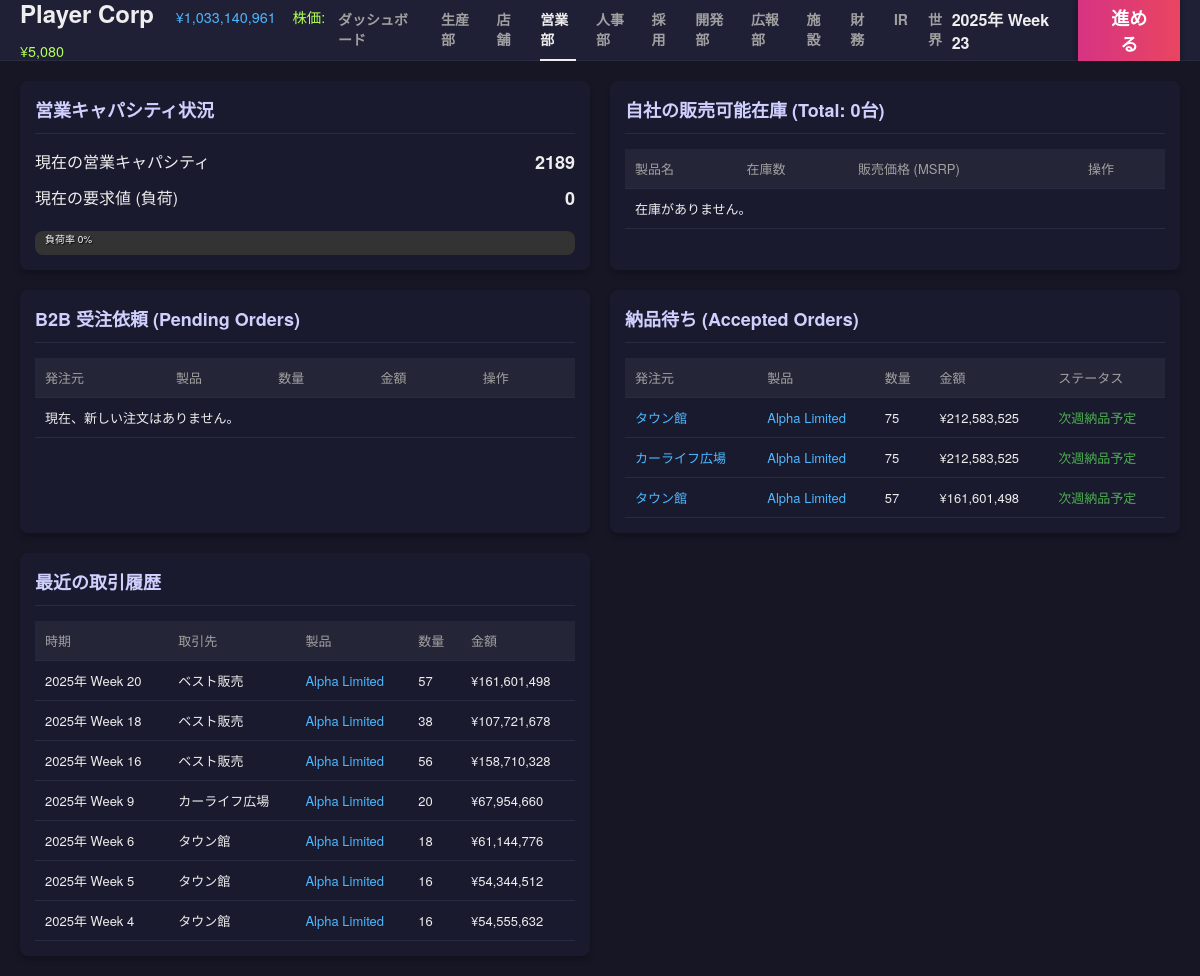
Before: /sales with the older database file.
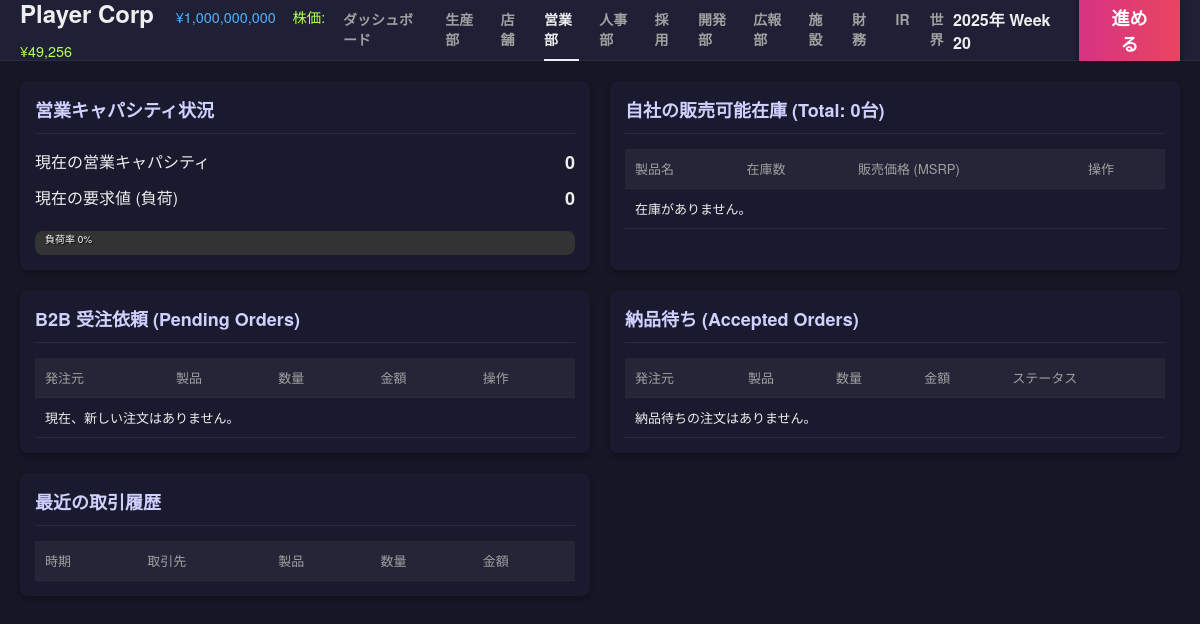
After: the same page with the newer database file.
### tables this page shows
CREATE TABLE companies (
            id INTEGER PRIMARY KEY AUTOINCREMENT,
            name TEXT,
            type TEXT, -- 'player', 'npc_maker', 'npc_retail', 'system_supplier'
            funds INTEGER,
            brand_power REAL DEFAULT 0,
            industry TEXT DEFAULT 'automotive',
            credit_rating INTEGER DEFAULT 50,
            dev_knowhow REAL DEFAULT 0,
            borrowing_limit INTEGER DEFAULT 0,
            is_active BOOLEAN DEFAULT 1,
            -- Supplier Traits
            trait_material_score REAL DEFAULT 3.0,
            trait_cost_multiplier REAL DEFAULT 1.0,
            part_category TEXT, -- 'engine', 'body', etc. for system_supplier
            
            -- Stock info
            listing_status TEXT DEFAULT 'private', -- 'private', 'public'
            stock_price INTEGER DEFAULT 50000,
            outstanding_shares INTEGER DEFAULT 20000,
            market_cap INTEGER DEFAULT 1000000000
        );

CREATE TABLE b2b_orders (
            id INTEGER PRIMARY KEY AUTOINCREMENT,
            week INTEGER,
            buyer_id INTEGER,
            seller_id INTEGER,
            design_id INTEGER,
            quantity INTEGER,
            amount INTEGER,
            status TEXT, -- 'pending', 'accepted', 'rejected', 'completed'
            FOREIGN KEY(buyer_id) REFERENCES companies(id),
            FOREIGN KEY(seller_id) REFERENCES companies(id),
            FOREIGN KEY(design_id) REFERENCES product_designs(id)
        );

CREATE TABLE product_designs (
            id INTEGER PRIMARY KEY AUTOINCREMENT,
            company_id INTEGER,
            name TEXT,
            material_score REAL,
            concept_score REAL,
            production_efficiency REAL,
            base_price INTEGER,
            sales_price INTEGER,
            status TEXT, -- 'developing', 'completed', 'obsolete'
            strategy TEXT, -- 開発方針
            developed_week INTEGER,
            parts_config TEXT, -- JSON: {part_key: {supplier_id, score, cost}}
            awareness REAL DEFAULT 0,
            FOREIGN KEY(company_id) REFERENCES companies(id)
        );

CREATE TABLE transactions (
            id INTEGER PRIMARY KEY AUTOINCREMENT,
            week INTEGER,
            type TEXT, -- 'b2b', 'b2c'
            buyer_id INTEGER,
            seller_id INTEGER,
            design_id INTEGER,
            quantity INTEGER,
            amount INTEGER
        );

### app.py (the view)
@app.route('/sales')
def sales():
    player = get_player_company()
    pending_orders = db.fetch_all("""
        SELECT o.*, c.name as buyer_name, d.name as product_name
        FROM b2b_orders o
        JOIN companies c ON o.buyer_id = c.id
        JOIN product_designs d ON o.design_id = d.id
        WHERE o.seller_id = ? AND o.status = 'pending'
    """, (player['id'],))
    accepted_orders = db.fetch_all("""
        SELECT o.*, c.name as buyer_name, d.name as product_name
        FROM b2b_orders o
        JOIN companies c ON o.buyer_id = c.id
        JOIN product_designs d ON o.design_id = d.id
        WHERE o.seller_id = ? AND o.status = 'accepted'
    """, (player['id'],))
    history = db.fetch_all("""
        SELECT t.*, c.name as partner_name, d.name as product_name
        FROM transactions t
        LEFT JOIN companies c ON (t.buyer_id = c.id AND t.seller_id = ?) OR (t.seller_id = c.id AND t.buyer_id = ?)
        LEFT JOIN product_designs d ON t.design_id = d.id
        WHERE (t.seller_id = ? OR t.buyer_id = ?) AND t.type = 'b2b'
        ORDER BY t.id DESC LIMIT 20
    """, (player['id'], player['id'], player['id'], player['id']))
    market_stocks = db.fetch_all("""
        SELECT i.quantity, i.design_id, d.name as product_name, d.sales_price, d.concept_score,
               i.company_id as seller_id, c.name as seller_name, c.brand_power
        FROM inventory i
        JOIN product_designs d ON i.design_id = d.id
        JOIN companies c ON i.company_id = c.id
        WHERE c.type IN ('npc_maker', 'player') AND c.id != ? AND c.is_active = 1 AND i.quantity > 0
    """, (player['id'],))
    my_inventory = db.fetch_all("""
        SELECT i.quantity, d.name as product_name, d.sales_price, i.design_id
        FROM inventory i JOIN product_designs d ON i.design_id = d.id
        WHERE i.company_id = ? AND i.quantity > 0
    """, (player['id'],))
    total_inventory = sum(i['quantity'] for i in my_inventory)
    return render_template('sales.html', pending_orders=pending_orders, accepted_orders=accepted_orders, history=history, market_stocks=market_stocks, my_inventory=my_inventory, total_inventory=total_inventory)

### app.py (called while the page is built)
def get_player_company():
    res = db.fetch_one("SELECT * FROM companies WHERE type = 'player' LIMIT 1")
    return res

@app.context_processor
def inject_common_data():
    player = get_player_company()
    game_state = db.fetch_one("SELECT * FROM game_state")
    current_week = game_state['week'] if game_state else 0
    year = 2025 + (current_week - 1) // 52
    week_of_year = (current_week - 1) % 52 + 1
    date_str = f"{year}年 Week {week_of_year}"
    header_caps = None
    if player:
        header_caps = sim.calculate_capabilities(player['id'])
    return dict(
        player=player,
        current_week=current_week,
        date_str=date_str,
        active_page=request.endpoint,
        header_caps=header_caps,
        npc_scale=gb.NPC_SCALE_FACTOR
    )

@app.template_filter('format_week')
def format_week_filter(week):
    if week is None: return "-"
    try:
        week = int(week)
    except:
        return week
    year = 2025 + (week - 1) // 52
    week_of_year = (week - 1) % 52 + 1
    return f"{year}年 Week {week_of_year}"

### database.py (called while the page is built)
    def fetch_one(self, query, params=()):
        return self._execute(query, params, fetch_mode='one')

### templates/sales.html (shortened to what the changed rows need)
{% extends "base.html" %}
{% block content %}
<div class="dashboard-grid">
    <div class="card card-large">
        <div class="card-header">
            <h2>営業キャパシティ状況</h2>
        </div>
        <div class="card-body">
            <div class="stat-row">
                <span class="label">現在の営業キャパシティ</span>
                <span class="value">{{ header_caps.sales_capacity|int }}</span>
            </div>
                {% set usage_percent = (header_caps.requirements.sales / header_caps.sales_capacity * 100)|int if header_caps.sales_capacity > 0 else 0 %}
        </div>
    </div>
    <div class="card card-large">
        <div class="card-header">
            <h2>自社の販売可能在庫 (Total: {{ "{:,}".format(total_inventory) }}台)</h2>
        </div>
        <div class="card-body">
            <table class="data-table">
                <thead>
                    <tr>
                        <th>製品名</th>
                        <th>在庫数</th>
                        <th>販売価格 (MSRP)</th>
                        <th>操作</th>
                    </tr>
                </thead>
            </table>
        </div>
    </div>
    <div class="card card-large">
        <div class="card-header">
            <h2>B2B 受注依頼 (Pending Orders)</h2>
        </div>
        <div class="card-body">
            <table class="data-table">
                <thead>
                    <tr>
                        <th>発注元</th>
                        <th>製品</th>
                        <th>数量</th>
                        <th>金額</th>
                        <th>操作</th>
                    </tr>
                </thead>
            </table>
        </div>
    </div>
    <div class="card card-large">
        <div class="card-header">
            <h2>納品待ち (Accepted Orders)</h2>
        </div>
        <div class="card-body">
            <table class="data-table">
                <thead>
                    <tr>
                        <th>発注元</th>
                        <th>製品</th>
                        <th>数量</th>
                        <th>金額</th>
                        <th>ステータス</th>
                    </tr>
                </thead>
                <tbody>
                    {% for order in accepted_orders %}
                    <tr>
                        <td><a href="{{ url_for('company_detail', company_id=order.buyer_id) }}" style="color: #4db8ff;">{{ order.buyer_name }}</a></td>
                        <td><a href="{{ url_for('product_detail', design_id=order.design_id) }}" style="color: #4db8ff;">{{ order.product_name }}</a></td>
                        <td>{{ order.quantity }}</td>
                        <td>¥{{ "{:,}".format(order.amount) }}</td>
                        <td><span style="color: #4caf50;">次週納品予定</span></td>
                    </tr>
                    {% else %}
                    <tr><td colspan="5">納品待ちの注文はありません。</td></tr>
                    {% endfor %}
                </tbody>
            </table>
        </div>
    </div>
    <div class="card card-large">
        <div class="card-header">
            <h2>最近の取引履歴</h2>
        </div>
        <div class="card-body">
            <table class="data-table">
                <thead>
                    <tr>
                        <th>時期</th>
                        <th>取引先</th>
                        <th>製品</th>
                        <th>数量</th>
                        <th>金額</th>
                    </tr>
                </thead>
                <tbody>
                    {% for item in history %}
                    <tr>
                        <td>{{ item.week | format_week }}</td>
                        <td>{{ item.partner_name }}</td>
                        <td><a href="{{ url_for('product_detail', design_id=item.design_id) }}" style="color: #4db8ff;">{{ item.product_name }}</a></td>
                        <td>{{ item.quantity }}</td>
                        <td>¥{{ "{:,}".format(item.amount) }}</td>
                    </tr>
                    {% endfor %}
                </tbody>
            </table>
        </div>
    </div>
</div>
{% endblock %}

### templates/base.html (shortened to what this page needs)
<!DOCTYPE html>
<html lang="ja">
<head>
    <link rel="stylesheet" href="{{ url_for('static', filename='css/style.css') }}">
</head>
<body>
    <div class="app-container">
        <header class="top-bar">
            <div class="logo-area tooltip-container">
                <h1>
                    {% if player %}
                    <span style="font-size: 0.6em; color: #4db8ff; margin-left: 15px; font-weight: normal;">¥{{ "{:,}".format(player.funds|int) }}</span>
                    {% if player.stock_price %}
                    <span style="font-size: 0.6em; color: #b2ff59; margin-left: 10px; font-weight: normal;">株価: ¥{{ "{:,}".format(player.stock_price) }}</span>
                    {% endif %}
                    {% endif %}
                </h1>
            </div>
            <nav class="top-nav">
                <a href="{{ url_for('dashboard') }}" class="{{ 'active' if active_page == 'dashboard' else '' }}">ダッシュボード</a>
                <a href="{{ url_for('production') }}" class="{{ 'active' if active_page == 'production' else '' }}">生産部</a>
                <a href="{{ url_for('store') }}" class="{{ 'active' if active_page == 'store' else '' }}">店舗</a>
                <a href="{{ url_for('sales') }}" class="{{ 'active' if active_page == 'sales' else '' }}">営業部</a>
                <a href="{{ url_for('hr') }}" class="{{ 'active' if active_page == 'hr' else '' }}">人事部</a>
                <a href="{{ url_for('hire_page') }}" class="{{ 'active' if active_page == 'hire_page' else '' }}">採用</a>
                <a href="{{ url_for('dev') }}" class="{{ 'active' if active_page == 'dev' else '' }}">開発部</a>
                <a href="{{ url_for('pr') }}" class="{{ 'active' if active_page == 'pr' else '' }}">広報部</a>
                <a href="{{ url_for('facility') }}" class="{{ 'active' if active_page == 'facility' else '' }}">施設</a>
                <a href="{{ url_for('finance') }}" class="{{ 'active' if active_page == 'finance' else '' }}">財務</a>
                <a href="{{ url_for('ir') }}" class="{{ 'active' if active_page == 'ir' else '' }}">IR</a>
                <a href="{{ url_for('world') }}" class="{{ 'active' if active_page == 'world' else '' }}">世界</a>
            </nav>
            <div class="action-area">
                <div class="date-display">{{ date_str }}</div>
                <form action="{{ url_for('next_week') }}" method="post">
                    <button type="submit" class="btn-next-week">進める</button>
                </form>
            </div>
        </header>
        <main class="main-content">
            {% block content %}{% endblock %}
        </main>
    </div>
</body>
</html>

Changed rows visible on the page:
no longer on this page (row edited): b2b_orders: buyer_name "タウン館", product_name "Alpha Limited", quantity "75", amount "212,583,525"
no longer on this page (row edited): b2b_orders: buyer_name "カーライフ広場", product_name "Alpha Limited", quantity "75", amount "212,583,525"
no longer on this page (row edited): b2b_orders: buyer_name "タウン館", product_name "Alpha Limited", quantity "57", amount "161,601,498"
no longer on this page (row edited): transactions: week "2025年 Week 20", partner_name "ベスト販売", product_name "Alpha Limited", quantity "57", amount "161,601,498"
no longer on this page (row edited): transactions: week "2025年 Week 18", partner_name "ベスト販売", product_name "Alpha Limited", quantity "38", amount "107,721,678"
no longer on this page (row edited): transactions: week "2025年 Week 16", partner_name "ベスト販売", product_name "Alpha Limited", quantity "56", amount "158,710,328"
no longer on this page (row edited): transactions: week "2025年 Week 9", partner_name "カーライフ広場", product_name "Alpha Limited", quantity "20", amount "67,954,660"
no longer on this page (row edited): transactions: week "2025年 Week 6", partner_name "タウン館", product_name "Alpha Limited", quantity "18", amount "61,144,776"
no longer on this page (row edited): transactions: week "2025年 Week 5", partner_name "タウン館", product_name "Alpha Limited", quantity "16", amount "54,344,512"
no longer on this page (row edited): transactions: week "2025年 Week 4", partner_name "タウン館", product_name "Alpha Limited", quantity "16", amount "54,555,632"
changed companies: funds "1,033,140,961" → "1,000,000,000"; stock_price "5,080" → "49,256"
Other visible differences:
{{ date_str }}: "2025年 Week 23" → "2025年 Week 20"
{{ header_caps.sales_capacity|int }}: "2189" → "0"
text now shown: "納品待ちの注文はありません。"
